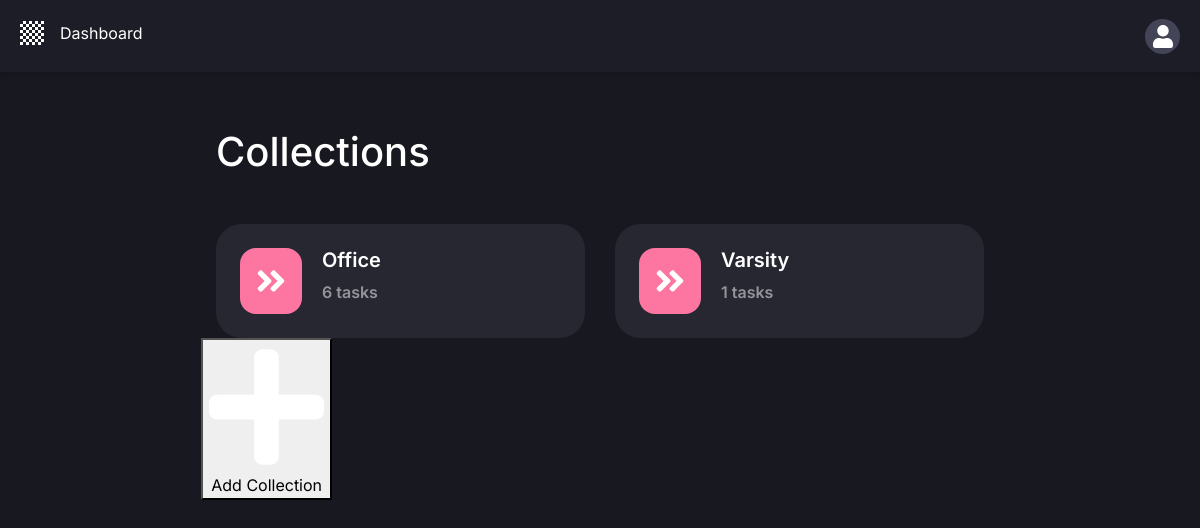
Page /dashboard/ (signed in) on the earlier database version.
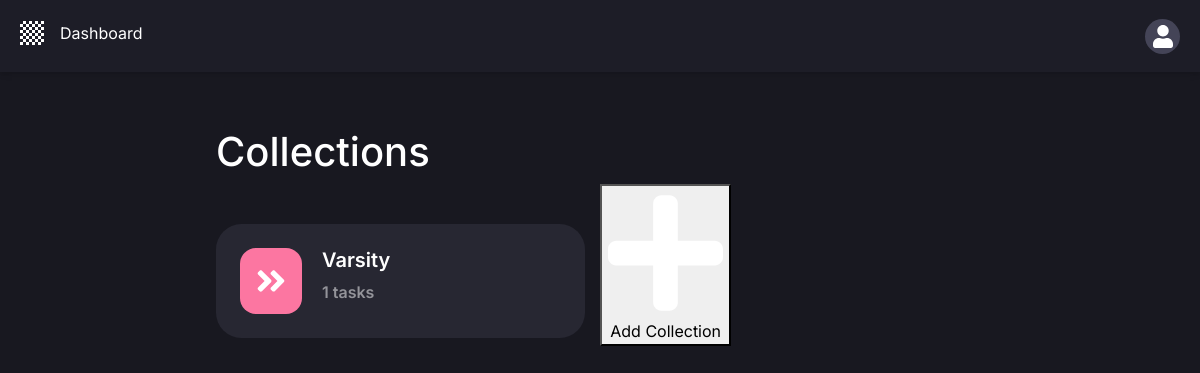
Same page on the later database version.
### todolist/models.py (models this page shows, shortened)
class Collection(models.Model):
    user = models.ForeignKey(User, on_delete=models.CASCADE, null=True, blank=True)
    collection_name = models.CharField(null=True, max_length=500)

### todolist/views.py (the view)
# urls.py: path('dashboard/', views.dashboard, name='dashboard'),
def dashboard(request, *args, **kwargs):
    newcollection = CollectionCreationForm()
    if request.method == 'POST':
        newcollection = CollectionCreationForm(request.POST)
        if newcollection.is_valid():
            newcollection.instance.user = request.user
            newcollection.save()
    collections = Collection.objects.filter(user=request.user).all()  # show data only login users
    context = {'collections': collections, 'newcollection': newcollection}
    return render(request, 'dashboard.html', context)

### Templates/dashboard.html (shortened to what this page needs)
{% extends 'dashboard_base.html' %}
{% load static %}
{% block content %}
    <section class="collection">
        <h1>Collections</h1>
        <div class="row">
            {% for collection in collections %}
                <div class="col-6">
                    <div class="collection-item-wrapper">
                        <a href="{% url 'single_collection' collection.id %}" class="collection-item">
                            <div class="collection-item-icon">
                                <img src="{% static 'images/right-arrow.svg' %}"
                                     class="d-inline-block align-top" alt="">
                            </div>
                            <div class="collection-item-content">
                                <h2>{{ collection.collection_name }}</h2>
                                <p>{{ collection.task_set.all.count }} tasks</p>
                            </div>
                        </a>
                    </div>
                </div>
            {% endfor %}
            <button class="add-collection" data-toggle="modal" data-target="#collectionCreateModal">
                <img src="{% static 'images/plus.svg' %}"
                     class="d-inline-block align-top" alt="">
                <span>Add Collection</span>
            </button>
        </div>
    </section>
{% endblock %}

Differences in the rows shown:
removed Collection: collection_name "Office", task_set.all.count "6"
